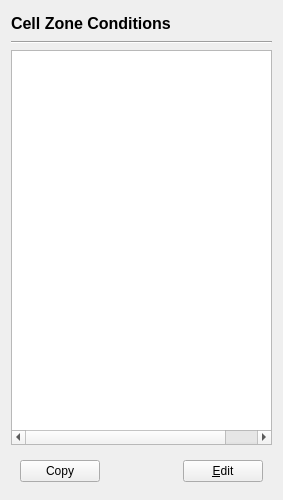
<?xml version="1.0" encoding="UTF-8"?>
<ui version="4.0">
 <class>CellZoneConditionsPage</class>
 <widget class="QWidget" name="CellZoneConditionsPage">
  <property name="geometry">
   <rect>
    <x>0</x>
    <y>0</y>
    <width>283</width>
    <height>500</height>
   </rect>
  </property>
  <property name="windowTitle">
   <string>Form</string>
  </property>
  <layout class="QVBoxLayout" name="verticalLayout">
   <property name="bottomMargin">
    <number>9</number>
   </property>
   <item>
    <widget class="QLabel" name="title">
     <property name="minimumSize">
      <size>
       <width>0</width>
       <height>24</height>
      </size>
     </property>
     <property name="font">
      <font>
       <pointsize>12</pointsize>
       <bold>true</bold>
      </font>
     </property>
     <property name="text">
      <string>Cell Zone Conditions</string>
     </property>
    </widget>
   </item>
   <item>
    <widget class="Line" name="line">
     <property name="orientation">
      <enum>Qt::Orientation::Horizontal</enum>
     </property>
    </widget>
   </item>
   <item>
    <widget class="QTreeWidget" name="cellZones">
     <property name="animated">
      <bool>true</bool>
     </property>
     <property name="expandsOnDoubleClick">
      <bool>false</bool>
     </property>
     <property name="columnCount">
      <number>3</number>
     </property>
     <attribute name="headerVisible">
      <bool>false</bool>
     </attribute>
     <column>
      <property name="text">
       <string notr="true">1</string>
      </property>
     </column>
     <column>
      <property name="text">
       <string notr="true">2</string>
      </property>
     </column>
     <column>
      <property name="text">
       <string notr="true">3</string>
      </property>
     </column>
    </widget>
   </item>
   <item>
    <widget class="QWidget" name="widget_5" native="true">
     <layout class="QHBoxLayout" name="horizontalLayout_4">
      <item>
       <widget class="QPushButton" name="copy">
        <property name="text">
         <string>Copy</string>
        </property>
       </widget>
      </item>
      <item>
       <spacer name="horizontalSpacer">
        <property name="orientation">
         <enum>Qt::Orientation::Horizontal</enum>
        </property>
        <property name="sizeHint" stdset="0">
         <size>
          <width>0</width>
          <height>20</height>
         </size>
        </property>
       </spacer>
      </item>
      <item>
       <widget class="QPushButton" name="edit">
        <property name="enabled">
         <bool>true</bool>
        </property>
        <property name="text">
         <string>&amp;Edit</string>
        </property>
       </widget>
      </item>
     </layout>
    </widget>
   </item>
  </layout>
 </widget>
 <resources/>
 <connections/>
</ui>
